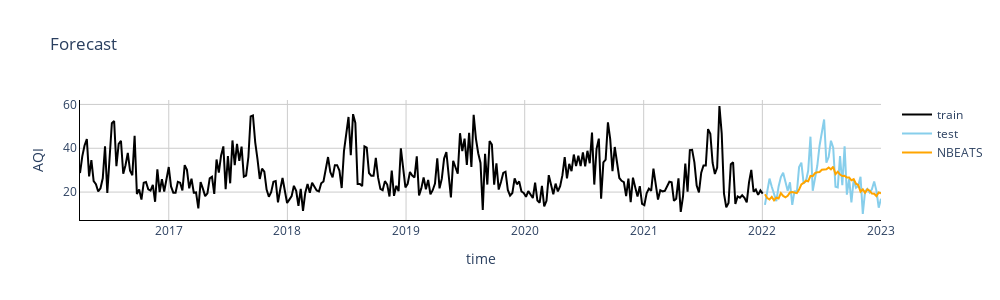
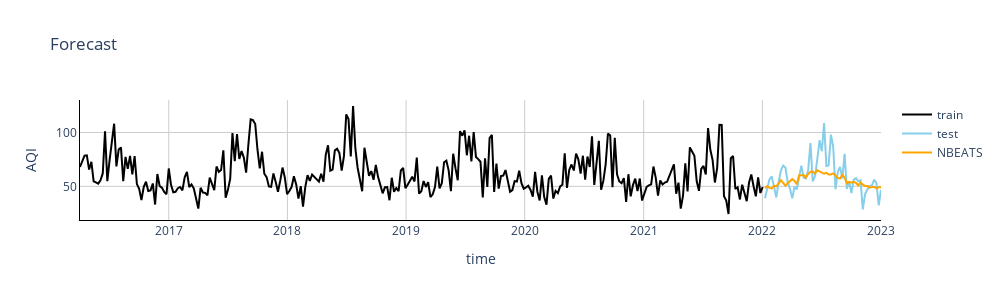
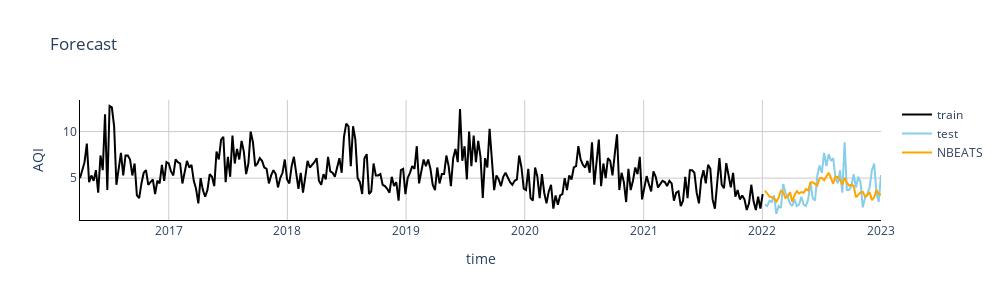
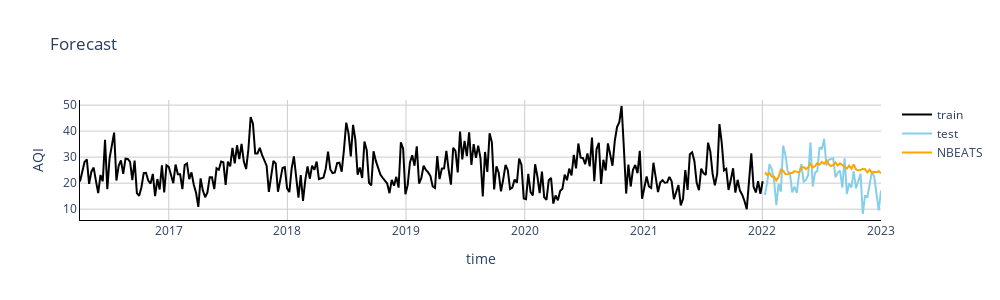

Notebook cell for these charts, in order:
### Markdown cell above
#### Try Out

### Code cell
for pollutant in data[['pm10','pm25','co','no2','o3']]:
    obj = TimeObject(df=data, column=pollutant, agg_freq='W')
    obj.NIXTLA_train_test(split=52)

    model = NBEATS(
        h=52,
        input_size=study_nbeats.best_trial.params.get('input_size'),
        loss=DistributionLoss(distribution='StudentT', level=[95], return_params=True),
        stack_types=study_nbeats.best_trial.params.get('n_stacks')*['identity'],
        n_blocks =[study_nbeats.best_trial.params.get('n_blocks') for _ in range(study_nbeats.best_trial.params.get('n_stacks'))],
        max_steps=study_nbeats.best_trial.params.get('max_steps'),
        val_check_steps=3,
        learning_rate=1e-3
    )
    fcst = NeuralForecast(
        models=[model],
        freq='W',
        local_scaler_type=study_nbeats.best_trial.params.get('local_scaler_type')
    )
    fcst.fit(df=obj.Y_train, verbose=False)
    prediction = fcst.predict(df=obj.Y_train, verbose=False)

    fig = obj.plot_forecast(forecast_df=prediction, confidence=None, method='NBEATS', show=False)
    fig.update_layout({'width':1000, 'height':300})
    fig.show()
